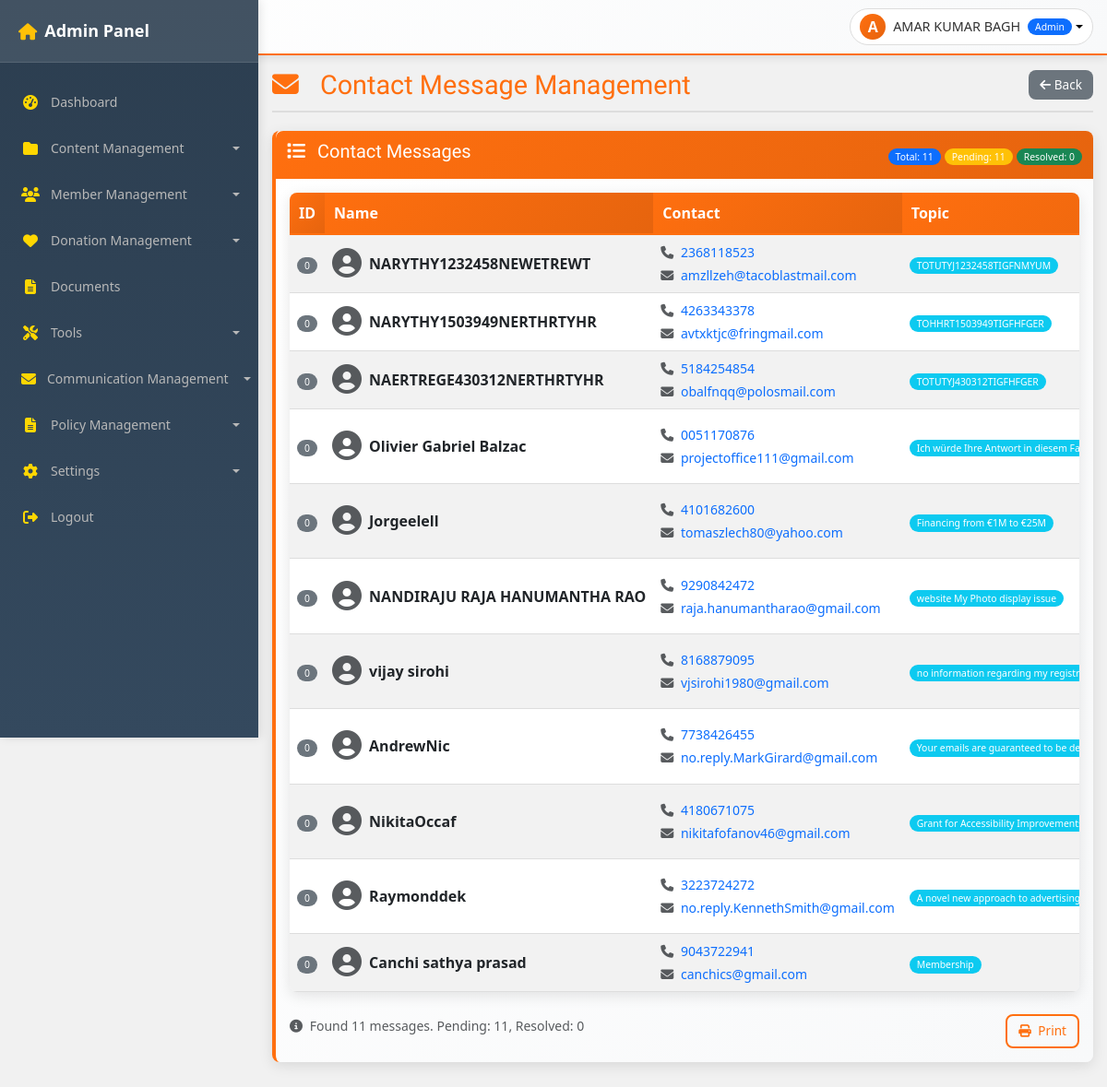
Screenshot of /admin/contact-messages.php (signed in) with the database file from the repository.
### tables this page shows
CREATE TABLE `contact_messages` (
  `id` int(11) NOT NULL,
  `name` varchar(255) NOT NULL,
  `mobile` varchar(15) NOT NULL,
  `email` varchar(255) NOT NULL,
  `topic` varchar(255) NOT NULL,
  `description` text NOT NULL,
  `created_at` timestamp NOT NULL DEFAULT current_timestamp(),
  `status` enum('pending','resolved') DEFAULT 'pending',
  `updated_at` timestamp NULL DEFAULT NULL ON UPDATE current_timestamp()
);

### admin/contact-messages.php (the view, shortened to what this page needs)
<?php
$pdo = getDbConnection();
try {
    $stmt = $pdo->query("SELECT * FROM contact_messages ORDER BY created_at DESC");
    $messages = $stmt->fetchAll(PDO::FETCH_ASSOC);
} catch (PDOException $e) {
    $error = 'Database error: ' . htmlspecialchars($e->getMessage(), ENT_QUOTES, 'UTF-8');
    logError($error);
    $messages = [];
}
include 'includes/header.php';
?>
<?php include 'includes/sidebar.php'; ?>
<div class="admin-content">
    <?php include 'includes/topbar.php'; ?>
    <div class="main-content">
        <div class="page-header">
            <h1 class="page-title">
                <i class="fas fa-envelope me-3"></i> Contact Message Management
            </h1>
            <div class="page-actions">
                <a href="dashboard.php" class="btn btn-secondary">
                    <i class="fas fa-arrow-left"></i> Back
                </a>
            </div>
        </div>
        <div class="admin-card">
            <div class="card-header">
                <h5><i class="fas fa-list"></i> Contact Messages</h5>
                <div class="card-actions">
                    <span class="badge bg-primary">Total: <?php echo count($messages); ?></span>
                    <?php
                    $pending = array_filter($messages, function($m) { return $m['status'] === 'pending'; });
                    $resolved = array_filter($messages, function($m) { return $m['status'] === 'resolved'; });
                    ?>
                    <span class="badge bg-warning">Pending: <?php echo count($pending); ?></span>
                    <span class="badge bg-success">Resolved: <?php echo count($resolved); ?></span>
                </div>
            </div>
            <div class="card-body">
                <div class="table-responsive">
                    <table class="table table-striped table-hover">
                        <thead class="table-dark">
                            <tr>
                                <th>ID</th>
                                <th>Name</th>
                                <th>Contact</th>
                                <th>Topic</th>
                            </tr>
                        </thead>
                        <tbody>
                            <?php if (empty($messages)): ?>
                                <tr>
                                    <td colspan="8" class="text-center text-muted py-4">
                                        <i class="fas fa-inbox fa-3x mb-3 text-muted"></i><br>
                                        No messages found
                                    </td>
                                </tr>
                            <?php else: ?>
                                <?php foreach ($messages as $message): ?>
                                    <tr class="<?php echo $message['status'] === 'resolved' ? 'table-light' : ''; ?>">
                                        <td>
                                            <span class="badge bg-secondary"><?php echo htmlspecialchars($message['id'], ENT_QUOTES, 'UTF-8'); ?></span>
                                        </td>
                                        <td>
                                            <div class="d-flex align-items-center">
                                                <div class="avatar-sm me-2">
                                                    <i class="fas fa-user-circle fa-2x text-muted"></i>
                                                </div>
                                                <div>
                                                    <strong><?php echo htmlspecialchars($message['name'], ENT_QUOTES, 'UTF-8'); ?></strong>
                                                </div>
                                            </div>
                                        </td>
                                        <td>
                                            <div class="small">
                                                <div class="mb-1">
                                                    <i class="fas fa-phone text-muted me-1"></i>
                                                    <a href="tel:<?php echo htmlspecialchars($message['mobile'], ENT_QUOTES, 'UTF-8'); ?>"
                                                       class="text-decoration-none">
                                                        <?php echo htmlspecialchars($message['mobile'], ENT_QUOTES, 'UTF-8'); ?>
                                                    </a>
                                                </div>
                                                <div>
                                                    <i class="fas fa-envelope text-muted me-1"></i>
                                                    <a href="mailto:<?php echo htmlspecialchars($message['email'], ENT_QUOTES, 'UTF-8'); ?>"
                                                       class="text-decoration-none">
                                                        <?php echo htmlspecialchars($message['email'], ENT_QUOTES, 'UTF-8'); ?>
                                                    </a>
                                                </div>
                                            </div>
                                        </td>
                                        <td>
                                            <span class="badge bg-info">
                                                <?php echo htmlspecialchars($message['topic'], ENT_QUOTES, 'UTF-8'); ?>
                                            </span>
                                        </td>
                                    </tr>
                                <?php endforeach; ?>
                            <?php endif; ?>
                        </tbody>
                    </table>
                </div>
                <?php if (!empty($messages)): ?>
                <div class="mt-4">
                    <div class="row">
                        <div class="col-md-8">
                            <small class="text-muted">
                                <i class="fas fa-info-circle me-1"></i>
                                Found <?php echo count($messages); ?> messages.
                                Pending: <?php echo count($pending); ?>,
                                Resolved: <?php echo count($resolved); ?>
                            </small>
                        </div>
                        <div class="col-md-4 text-end">
                            <button type="button" class="btn btn-sm btn-outline-primary" onclick="window.print()">
                                <i class="fas fa-print me-1"></i> Print
                            </button>
                        </div>
                    </div>
                </div>
                <?php endif; ?>
            </div>
        </div>
    </div>
</div>
<?php include 'includes/footer.php'; ?>

### admin/assets/css/style.css (style rules this page uses)
:root { --primary-color: #ff6f0f; --primary-dark: #e6640e; --primary-light: #ff8a3d; --secondary-color: var(--primary-dark); --secondary-dark: var(--primary-dark); --secondary-light: var(--primary-light); --gold-color: #ffd700; --success-color: #25d366; --success-dark: #128c7e; --info-color: #17a2b8; --warning-color: #ffc107; --danger-color: #dc3545; --text-color: #333; --text-light: #555; --text-muted: #6c757d; --text-white: #fff; --text-light-gray: #b8b8b8; --light-bg: #f8f9fa; --body-bg: #f1f1f1; --white-bg: #ffffff; --dark-bg: #151414; --darker-bg: #2c2c2c; --black-bg: #000; --border-light: #ddd; --border-lighter: #eee; --border-dark: #373636; --gradient-primary: linear-gradient(135deg, var(--primary-color), var(--primary-dark)); --gradient-primary-reverse: linear-gradient(175deg, var(--primary-color) 50%, var(--primary-dark) 50%); --gradient-header: linear-gradient(135deg, #ffffff 0%, #f8f9fa 100%); --gradient-navbar: linear-gradient(180deg, #2c3e50 0%, #34495e 100%); --gradient-success: linear-gradient(135deg, var(--success-color), var(--success-dark)); --shadow-light: rgba(0, 0, 0, 0.05); --shadow-medium: rgba(0, 0, 0, 0.1); --shadow-dark: rgba(0, 0, 0, 0.15); --shadow-darker: rgba(0, 0, 0, 0.2); --shadow-darkest: rgba(0, 0, 0, 0.3); --overlay-light: rgba(255, 255, 255, 0.1); --overlay-medium: rgba(255, 255, 255, 0.2); --overlay-dark: rgba(0, 0, 0, 0.5); --overlay-darker: rgba(0, 0, 0, 0.6); --overlay-darkest: rgba(0, 0, 0, 0.7); --primary-color-overlay: rgba(255, 111, 15, 0.7); --sidebar-width: 280px; --sidebar-collapsed-width: 70px; --topbar-height: 60px; --border-radius: 8px; --box-shadow: 0 4px 15px var(--shadow-medium); --transition: all 0.3s ease; }
* { margin: 0; padding: 0; box-sizing: border-box; }
body { font-family: "Teko", sans-serif; font-weight: 400; background-color: var(--body-bg); color: var(--text-color); overflow-x: hidden; }
h1, h2, h3, h4, h5, h6 { font-family: "Bakbak One", sans-serif; }
@media (min-width: 992px) { .admin-content { margin-left: var(--sidebar-width); width: calc(100% - var(--sidebar-width)); } }
.admin-content { flex: 1; min-height: 100vh; background-color: var(--body-bg); padding: 0; margin-top: var(--topbar-height); transition: margin-left 0.3s ease; width: 100%; overflow-x: hidden; }
.main-content { flex-grow: 1; padding: 15px; background-color: var(--body-bg); min-height: calc(100vh - var(--topbar-height)); overflow-x: hidden; width: 100%; max-width: 100%; }
.table-responsive { border-radius: var(--border-radius); box-shadow: var(--box-shadow); overflow-x: auto; width: 100%; -webkit-overflow-scrolling: touch; }
.table { margin-bottom: 0; width: 100%; }
.table th { background: var(--gradient-primary); border-top: none; font-weight: 600; color: var(--text-white); padding: 10px; border-bottom: 2px solid var(--primary-color); white-space: nowrap; }
.table td { padding: 8px; vertical-align: middle; border-color: var(--border-light); white-space: nowrap; }
.table-striped tbody tr:nth-of-type(odd) { background-color: rgba(255, 111, 15, 0.02); }
.page-header { display: flex; justify-content: space-between; align-items: center; margin-bottom: 20px; padding-bottom: 10px; border-bottom: 2px solid var(--border-light); }
.page-title { margin: 0; color: var(--primary-color); font-size: 1.8rem; font-family: "Bakbak One", sans-serif; }
.page-actions { display: flex; gap: 8px; }
.admin-card { background: var(--gradient-header); border-radius: var(--border-radius); box-shadow: var(--box-shadow); transition: var(--transition); border: none; margin-bottom: 15px; border-left: 4px solid var(--primary-color); }
.admin-card .card-header { background: var(--gradient-primary); color: var(--text-white); padding: 10px 12px; font-weight: bold; display: flex; align-items: center; justify-content: space-between; border-radius: var(--border-radius) var(--border-radius) 0 0; border-bottom: none; }
.admin-card .card-header i { margin-right: 8px; }
.admin-card .card-body { padding: 15px; }
.btn { border-radius: var(--border-radius); padding: 6px 12px; font-weight: 500; transition: var(--transition); border: none; cursor: pointer; font-size: 0.85rem; }
.btn-secondary { background: var(--text-muted); color: var(--text-white); }
.btn-outline-primary { border: 2px solid var(--primary-color); color: var(--primary-color); background: transparent; }
.badge { padding: 4px 8px; border-radius: 15px; font-size: 0.65em; font-weight: 500; }

### admin/includes/header.php (style rules this page uses)
body { font-family: 'Segoe UI', Tahoma, Geneva, Verdana, sans-serif; }

### rows the page displays
contact_messages: id "0", name "NARYTHY1232458NEWETREWT", mobile "2368118523", email "amzllzeh@tacoblastmail.com", topic "TOTUTYJ1232458TIGFNMYUM"
contact_messages: id "0", name "NARYTHY1503949NERTHRTYHR", mobile "4263343378", email "avtxktjc@fringmail.com", topic "TOHHRT1503949TIGFHFGER"
contact_messages: id "0", name "NAERTREGE430312NERTHRTYHR", mobile "5184254854", email "obalfnqq@polosmail.com", topic "TOTUTYJ430312TIGFHFGER"
contact_messages: id "0", name "Olivier Gabriel Balzac", mobile "0051170876", email "projectoffice111@gmail.com", topic "Ich würde Ihre Antwort in diesem…"
contact_messages: id "0", name "Jorgeelell", mobile "4101682600", email "tomaszlech80@yahoo.com", topic "Financing from €1M to €25M"
contact_messages: id "0", name "NANDIRAJU RAJA HANUMANTHA RAO", mobile "9290842472", email "raja.hanumantharao@gmail.com", topic "website My Photo display issue"
contact_messages: id "0", name "vijay sirohi", mobile "8168879095", email "vjsirohi1980@gmail.com", topic "no information regarding my…"
contact_messages: id "0", name "AndrewNic", mobile "7738426455", email "no.reply.MarkGirard@gmail.com", topic "Your emails are guaranteed to be…"
contact_messages: id "0", name "NikitaOccaf", mobile "4180671075", email "nikitafofanov46@gmail.com", topic "Grant for Accessibility…"
contact_messages: id "0", name "Raymonddek", mobile "3223724272", email "no.reply.KennethSmith@gmail.com", topic "A novel new approach to…"
contact_messages: id "0", name "Canchi sathya prasad", mobile "9043722941", email "canchics@gmail.com", topic "Membership"

### other values shown
$pageTitle "Admin Panel"
substr($_SESSION['user_name'], 0, 1) "A"
$_SESSION['user_name'] "AMAR KUMAR BAGH"
$_SESSION['user_type'] "Admin"
count($messages) "11"
count($pending) "11"
count($resolved) "0"
